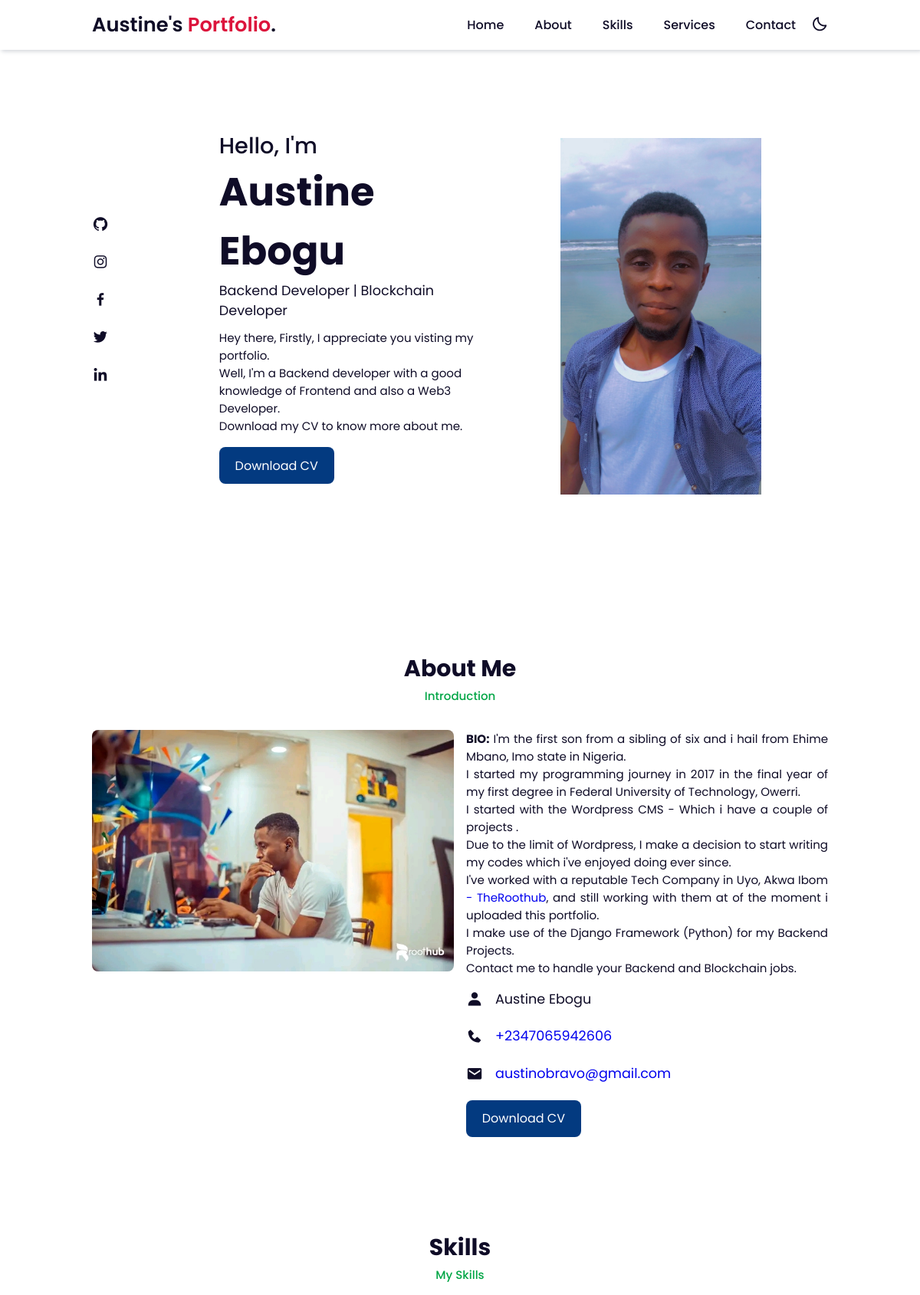
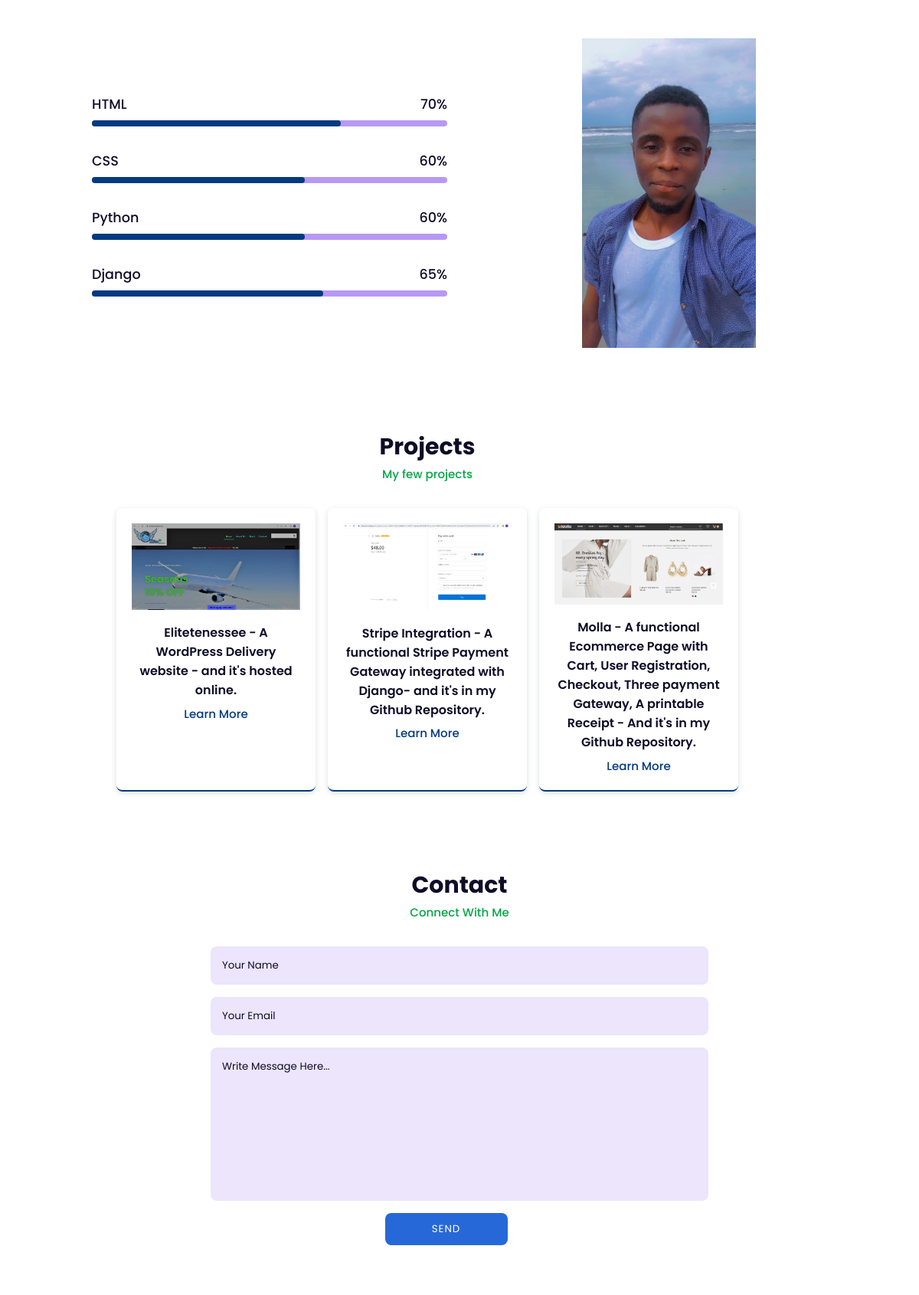
The page / (upper part) on the database its author committed (2 pictures, top to bottom).
### myportfolio/models.py (models this page shows, shortened)
class About_me(models.Model):
    name = models.CharField(max_length=30, verbose_name='My Name:', help_text='This is the name to appear in the frontend')
    phone = models.IntegerField(verbose_name='My phone number:', help_text='My contact phone number')
    email = models.EmailField(verbose_name='My Email:', help_text='My contact email')
    description = models.TextField(verbose_name='A brief description:', help_text='A little details about me')
    image = models.ImageField(verbose_name='Image:', help_text='An image of me')
    class Meta:
        verbose_name= 'Introduction - About me'
        verbose_name_plural= 'Introduction - About me'

class Projects(models.Model):
    image = models.ImageField(verbose_name='My Project Image:', help_text='The image of each project')
    title = models.CharField(max_length=255, verbose_name='My Project title:', help_text='Title of each project')
    link = models.URLField(verbose_name='Urls Link:', help_text='Links to urls')
    class Meta:
        verbose_name='My Project'
        verbose_name_plural='My Projects'

### myportfolio/views.py (the view, shortened to what this page needs)
# urls.py: path('', views.index, name='home')
def index(request):
    about_me = About_me.objects.all()
    projects = Projects.objects.all()
    form = ContactForm()
    context = {
        'me': about_me,
        'project': projects,
        'form': form
    }
    return render(request, 'index.html', context)

### myportfolio/forms.py
class ContactForm(forms.ModelForm):
    name = forms.CharField(widget=forms.TextInput(attrs={'placeholder':"Your Name"}))
    email = forms.EmailField(widget=forms.TextInput(attrs={'type': 'email','placeholder':"Your Email"}))
    message = forms.CharField(widget=forms.Textarea(attrs={'cols':30, 'rows':10, 'placeholder':"Write Message Here..."}))
    class Meta:
        model = Contact
        fields = '__all__'

### myportfolio/templates/index.html (shortened to what this page needs)
<!DOCTYPE html>
<html lang="en">
{% load static %}
<head>
    <link rel="stylesheet" href="{% static 'css/style.css'%}">
    <link rel="stylesheet" href="https://cdn.jsdelivr.net/npm/boxicons@latest/css/boxicons.min.css">
</head>
<body>
<header>
    <a href="#" class="logo">Austine's <span> Portfolio</span>.</a>
    <ul class="navbar">
        <li><a href="#home">Home</a></li>
        <li><a href="#about">About</a></li>
        <li><a href="#skills">Skills</a></li>
        <li><a href="#services">Services</a></li>
        <li><a href="#contact">Contact</a></li>
        <div class="bx bx-moon" id="darkmode"></div>
    </ul>
</header>
<section class="home" id="home">
    <div class="social">
        <a href="https://www.github.com/austinobravo" target="_blank" rel="noopener noreferrer"><i class='bx bxl-github'></i></a>
        <a href="#"><i class='bx bxl-instagram'></i></a>
        <a href="https://web.facebook.com/Austinobravo" target="_blank" rel="noopener noreferrer"><i class='bx bxl-facebook'></i></a>
        <a href="https://twitter.com/austinobravo" target="_blank" rel="noopener noreferrer"><i class='bx bxl-twitter'></i></a>
        <a href="https://www.linkedin.com/in/austine-ebogu-27818123b/" target="_blank" rel="noopener noreferrer"><i class='bx bxl-linkedin'></i></a>
    </div>
    <div class="home-img">
        <img src="{% static 'image/main.png'%}" alt="">
    </div>
    <div class="home-text adjust">
        <span>Hello, I'm</span>
        <h1>Austine Ebogu</h1>
        <h2>Backend Developer | Blockchain Developer</h2>
        <p>Hey there, Firstly, I appreciate you visting my portfolio. <br>Well, I'm a Backend developer with a good knowledge of Frontend and also a Web3 Developer. <br> Download my CV to know more about me.</p>
        <a href="{% static 'documents/Profile.pdf' %}" class="btn" target="_blank" rel="noopener noreferrer">Download CV</a>
    </div>
</section>
<section class="about" id="about">
    <div class="heading">
        <h2>About Me</h2>
        <span>Introduction</span>
    </div>
    <div class="about-container">
       {% for me in me %}
       <div class="about-img">
           <img src="{{me.image.url}}" alt="">
        </div>
        <div class="about-text">
            <div>
                 <p><b> BIO:</b> I'm the first son from a sibling of six and i hail from Ehime Mbano, Imo state in Nigeria. <br> I started my programming journey in 2017 in the final year of my first degree in Federal University of Technology, Owerri. <br> I started with the Wordpress CMS - Which i have a couple of projects .<br>Due to the limit of Wordpress, I make a decision to start writing my codes which i've enjoyed doing ever since.<br> I've worked  with a reputable Tech Company in Uyo, Akwa Ibom <a href="https://theroothub.com" target="_blank" rel="noopener noreferrer"> - TheRoothub</a>, and still working with them at of the moment i uploaded this portfolio.<br>I make use of the Django Framework (Python) for my Backend Projects.<br>Contact me to handle your Backend and Blockchain jobs.
                </p>
            </div>
            <div class="information ">
                <div class="info-box">
                    <i class='bx bxs-user'></i>
                    <span>{{me.name}}</span>
                </div>
                <div class="info-box">
                    <i class='bx bxs-phone'></i>
                    <span><a href="tel:+2347065942606">+{{me.phone}}</a></span>
                </div>
                <div class="info-box">
                    <i class='bx bxs-envelope'></i>
                    <span><a href="mailto:austinobravo@gmail.com">{{me.email}}</a></span>
                </div>
                <a href="{% static 'documents/Profile.pdf' %}" class="btn" target="_blank" rel="noopener noreferrer">Download CV</a>
            </div>
        </div>
    </div>
    {% endfor %}
</section>
<section class="skills" id="skills">
    <div class="heading">
        <h2>Skills</h2>
        <span>My Skills</span>
    </div>
    <div class="skills-container">
        <div class="bars">
            <div class="bars-box">
                <h3>HTML</h3>
                <span>70%</span>
                <div class="percent-bar html-bar"></div>
            </div>
            <div class="bars-box">
                <h3>CSS</h3>
                <span>60%</span>
                <div class="percent-bar css-bar"></div>
            </div>
            <div class="bars-box">
                <h3>Python</h3>
                <span>60%</span>
                <div class="percent-bar python-bar"></div>
            </div>
            <div class="bars-box">
                <h3>Django</h3>
                <span>65%</span>
                <div class="percent-bar django-bar"></div>
            </div>
        </div>
        <div class="skills-img">
            <img src="{% static 'image/main.png'%}" alt="Skill">
        </div>
    </div>
</section>
<section class="services container" id="services">
    <div class="heading">
        <h2>Projects</h2>
        <span>My few projects</span>
    </div>
    <div class="services-content">
        {% for project in project  %}
        <div class="services-box">
            <a href="http://" target="_blank" rel="noopener noreferrer"><img src="{{project.image.url}}" class="services_image" alt=""></a>
            <h3>{{project.title}}</h3>
            <a href="{{project.link}}" target="_blank" rel="noopener noreferrer">Learn More</a>
        </div>
        {% endfor %}
    </div>
</section>
<section class="contact" id="contact">
    <div class="heading">
        <h2>Contact</h2>
        <span>Connect With Me</span>
    </div>
    <div class="contact-form">
        <form action="" method="post">
            {{form.name}}
            {{form.email}}
            {{form.message}}
            <button type="submit" value="" class="btn contact-button">Send</button>
        </form>
    </div>
</section>
<div class="footer">
</div>
</body>
</html>

### static/css/style.css (style rules this page uses)
* { margin: 0; padding: 0; box-sizing: border-box; list-style: none; text-decoration: none; scroll-behavior: smooth; scroll-padding-top: 2rem; font-family: "Poppins", sans-serif; }
.container { width:93%; }
:root { --main-color: #033a80; --bg-color: #fff; --text-color: #0f0c27; --hover: hsl(260, 100%, 51%); --big-font: 3.2rem; --medium-font: 1.8rem; --p-font: 0.941rem; }
section { padding: 50px 10%; }
body { background: var(--bg-color); color: var(--text-color); }
.heading { text-align: center; }
.heading h2 { font-size: 30px; }
.heading span { font-size: var(--p-font); color: rgb(2, 166, 70); }
header { position: fixed; width: 100%; top: 0; right: 0; z-index: 1000; display: flex; align-items: center; justify-content: space-between; background: var(--bg-color); padding: 13px 10%; transition: 0.2s; box-shadow: -3px -3px 7px #ffffff73, 2px 2px 5px rgba(94, 104, 121, 0.288); }
.logo { font-size: 1.61rem; font-weight: 600; color: var(--text-color); }
.logo span { font-size: 1.61rem; font-weight: 600; color: crimson; }
.navbar { display: flex; }
.navbar a { font-size: 1rem; padding: 10px 20px; color: var(--text-color); font-weight: 500; }
#darkmode { font-size: 22px; cursor: pointer; }
.home { position: relative; width: 100%; min-height: 100vh; display: grid; grid-template-columns: 0.2fr 1fr 1fr; align-items: center; gap: 6rem; }
.home-img { order: 3; }
.home-img img { width: 75%; padding-top: 2rem; }
.home-text span { font-size: var(--medium-font); font-weight: 500; }
.home-text h1 { font-size: var(--big-font); }
.home-text h2 { font-size: 1.1rem; font-weight: 400; }
.home-text p { font-size: var(--p-font); font-weight: 400; margin: 0.7rem 0 1rem; }
.social { display: flex; flex-direction: column; }
.social a { margin-bottom: 1rem; font-size: 22px; color: var(--text-color); }
.btn { display: inline-block; background: var(--main-color); color: #fff; padding: 0.7rem 1.3rem; border-radius: 0.5rem; }
.about-container { display: grid; grid-template-columns: repeat(2, 1fr); gap: 1rem; margin-top: 2rem; }
.about-img img { width: 100%; border-radius: 0.5rem; }
.about-text p { font-size: var(--p-font); font-weight: 400; text-align: justify; }
.information { margin: 1rem 0 1.4rem; }
.information .info-box { display: flex; align-items: center; margin-bottom: 1.4rem; }
.information .info-box .bx { font-size: 22px; }
.information .info-box span { font-weight: 400; margin-left: 1rem; }
.skills-container { display: grid; grid-template-columns: repeat(2, 1fr); align-items: center; gap: 2rem; margin-top: 4rem; }
.skills-img img { width: 80%; padding-left: 9rem; object-position: center; }
.bars-box { position: relative; display: flex; justify-content: space-between; align-items: center; padding: 1rem 0; margin-bottom: 1rem; }
.bars-box h3, span { font-size: 1.1rem; font-weight: 500; }
.percent-bar { position: absolute; bottom: 0; left: 0; height: 0.5rem; background: var(--main-color); border-radius: 0.5rem; }
.html-bar { width: 70%; }
.css-bar { width: 60%; }
.python-bar { width: 60%; }
.django-bar { width: 65%; }
.services-content { display: grid; grid-template-columns: repeat(auto-fit, minmax(200px, auto)); justify-content: center; gap: 1rem; margin-top: 2rem; }
.services_image { width: 100%; }
.services-box { padding: 20px; width: 260px; display: flex; flex-direction: column; align-items: center; text-align: center; border-radius: 0.5rem; border-bottom: 2px solid var(--main-color); box-shadow: 0 2px 7px rgb(14 55 54 / 15%); }
.services-box h3 { font-size: 1rem; font-weight: 600; margin: 0.7rem 0 0.4rem; }
.services-box a { color: var(--main-color); font-size: var(--p-font); font-weight: 500; }
.contact-form { display: grid; place-items: center; margin-top: 2rem; }
.contact-form form { display: flex; flex-direction: column; width: 650px; }
form input, textarea { padding: 15px; border-radius: 0.5rem; width: 100%; border: none; outline: none; background: hsla(260, 100%, 44%, 0.1); margin-bottom: 1rem; color: var(--text-color); }
form input::placeholder, textarea::placeholder { color: var(--text-color); }
form textarea { resize: none; height: 200px; }
.contact-button { width: 160px; cursor: pointer; background: #2768d9; color: #fff; justify-content: center; text-transform: uppercase; letter-spacing: 1px; margin-left: 35%; border: 0; }
.footer { display: grid; place-items: center; padding: 20px; color: #000; }

### rows shown on the page
About_me: image (picture), name "Austine Ebogu", phone "2347065942606", email "austinobravo@gmail.com"
Projects: image (picture), title "Elitetenessee - A WordPress Delivery website - and it's hosted online."
Projects: image (picture), title "Stripe Integration - A functional Stripe Payment Gateway integrated with Django- and it's in my Github Repository."
Projects: image (picture), title "Molla - A functional Ecommerce Page with Cart, User Registration, Checkout, Three payment Gateway, A printable Receipt - And it's in my Github Repository."
